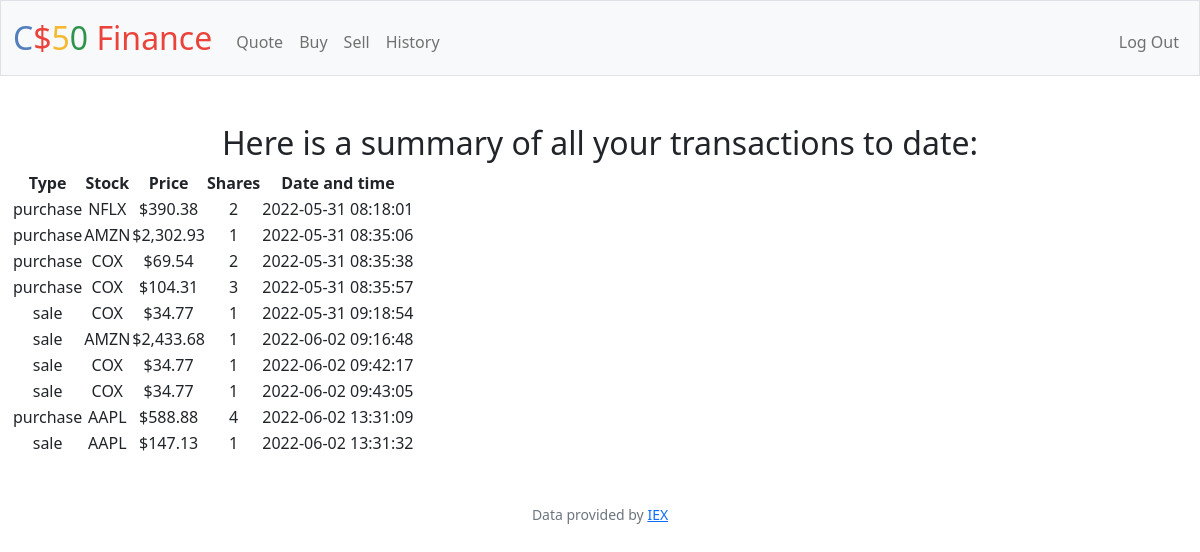
Page /history (signed in) on the earlier database version.
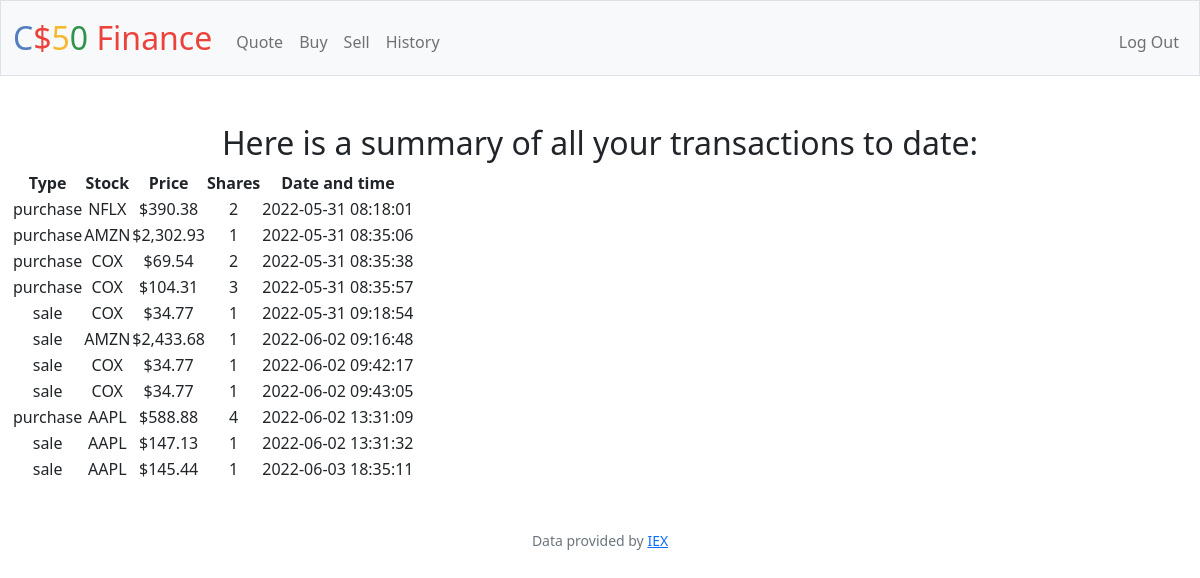
Same page on the later database version.
### tables this page shows
CREATE TABLE transactions (transaction_id INTEGER PRIMARY KEY AUTOINCREMENT NOT NULL, type TEXT NOT NULL, stock TEXT NOT NULL, price FLOAT NOT NULL, shares INTEGER NOT NULL, time DATETIME, user_id);

### app.py (the view)
@app.route("/history")
@login_required
def history():                                  #6
    transactions = db.execute("SELECT type, stock, price, shares, time FROM transactions WHERE user_id = ?", session["user_id"])
    return render_template("history.html", transactions=transactions)

### app.py (called while the page is built)
@app.after_request
def after_request(response):
    response.headers["Cache-Control"] = "no-cache, no-store, must-revalidate"
    response.headers["Expires"] = 0
    response.headers["Pragma"] = "no-cache"
    return response

### helpers.py (called while the page is built)
def login_required(f):
    @wraps(f)
    def decorated_function(*args, **kwargs):
        if session.get("user_id") is None:
            return redirect("/login")
        return f(*args, **kwargs)
    return decorated_function

def usd(value):
    return f"${value:,.2f}"

### templates/history.html (shortened to what this page needs)
{% extends "layout.html" %}
{% block main %}
    <h2>Here is a summary of all your transactions to date:</h2>
        <table>
            <thead>
                <tr>
                    <th>Type</th>
                    <th>Stock</th>
                    <th>Price</th>
                    <th>Shares</th>
                    <th>Date and time</th>
                </tr>
            </thead>
            <tbody>
                {% for item in transactions %}
                    <tr>
                        <td>{{ item["type"] }}</td>
                        <td>{{ item["stock"] }}</td>
                        <td>{{ item["price"] | usd }}</td>
                        <td>{{ item["shares"] }}</td>
                        <td>{{ item["time"] }}</td>
                    </tr>
                {% endfor %}
            </tbody>
        </table>
{% endblock %}

### templates/layout.html (shortened to what this page needs)
<!DOCTYPE html>
<html lang="en">
    <head>
        <link href="https://cdn.jsdelivr.net/npm/bootstrap@5.1.3/dist/css/bootstrap.min.css" rel="stylesheet">
        <link href="/static/styles.css" rel="stylesheet">
    </head>
    <body>
        <nav class="bg-light border navbar navbar-expand-md navbar-light">
            <div class="container-fluid">
                <a class="navbar-brand" href="/"><span class="blue">C</span><span class="red">$</span><span class="yellow">5</span><span class="green">0</span> <span class="red">Finance</span></a>
                <div class="collapse navbar-collapse" id="navbar">
                    {% if session["user_id"] %}
                        <ul class="navbar-nav me-auto mt-2">
                            <li class="nav-item"><a class="nav-link" href="/quote">Quote</a></li>
                            <li class="nav-item"><a class="nav-link" href="/buy">Buy</a></li>
                            <li class="nav-item"><a class="nav-link" href="/sell">Sell</a></li>
                            <li class="nav-item"><a class="nav-link" href="/history">History</a></li>
                        </ul>
                        <ul class="navbar-nav ms-auto mt-2">
                            <li class="nav-item"><a class="nav-link" href="/logout">Log Out</a></li>
                        </ul>
                    {% else %}
                        <ul class="navbar-nav ms-auto mt-2">
                            <li class="nav-item"><a class="nav-link" href="/register">Register</a></li>
                            <li class="nav-item"><a class="nav-link" href="/login">Log In</a></li>
                        </ul>
                    {% endif %}
                </div>
            </div>
        </nav>
        <main class="container-fluid py-5 text-center">
            {% block main %}{% endblock %}
        </main>
        <footer class="mb-5 small text-center text-muted">
            Data provided by <a href="https://iexcloud.io/">IEX</a>
        </footer>
    </body>
</html>

### static/styles.css (style rules this page uses)
nav .navbar-brand { font-size: xx-large; }
nav .navbar-brand .blue { color: #537fbe; }
nav .navbar-brand .red { color: #ea433b; }
nav .navbar-brand .yellow { color: #f5b82e; }
nav .navbar-brand .green { color: #2e944b; }

Differences in the rows shown:
added transactions: type "sale", stock "AAPL", price "$145.44", shares "1", time "2022-06-03 18:35:11"
